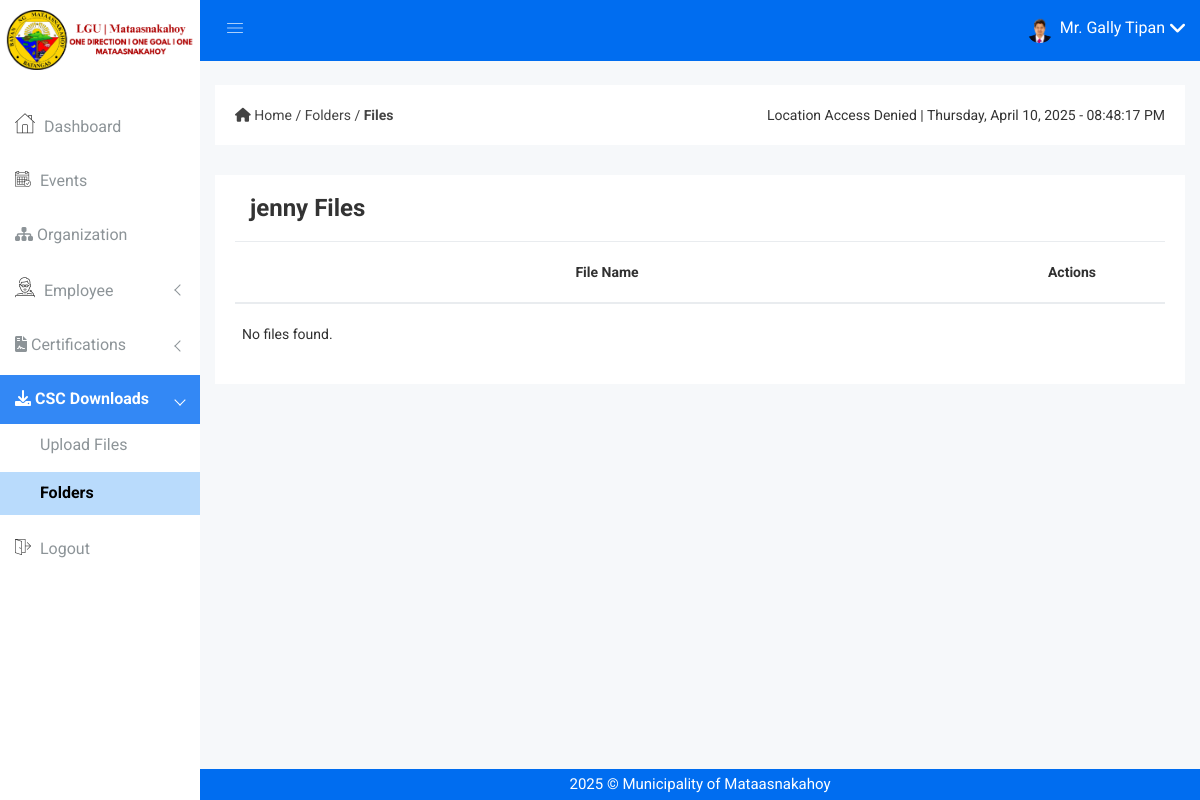
Before: /files.php?folder_id=3 (signed in) with the older database file.
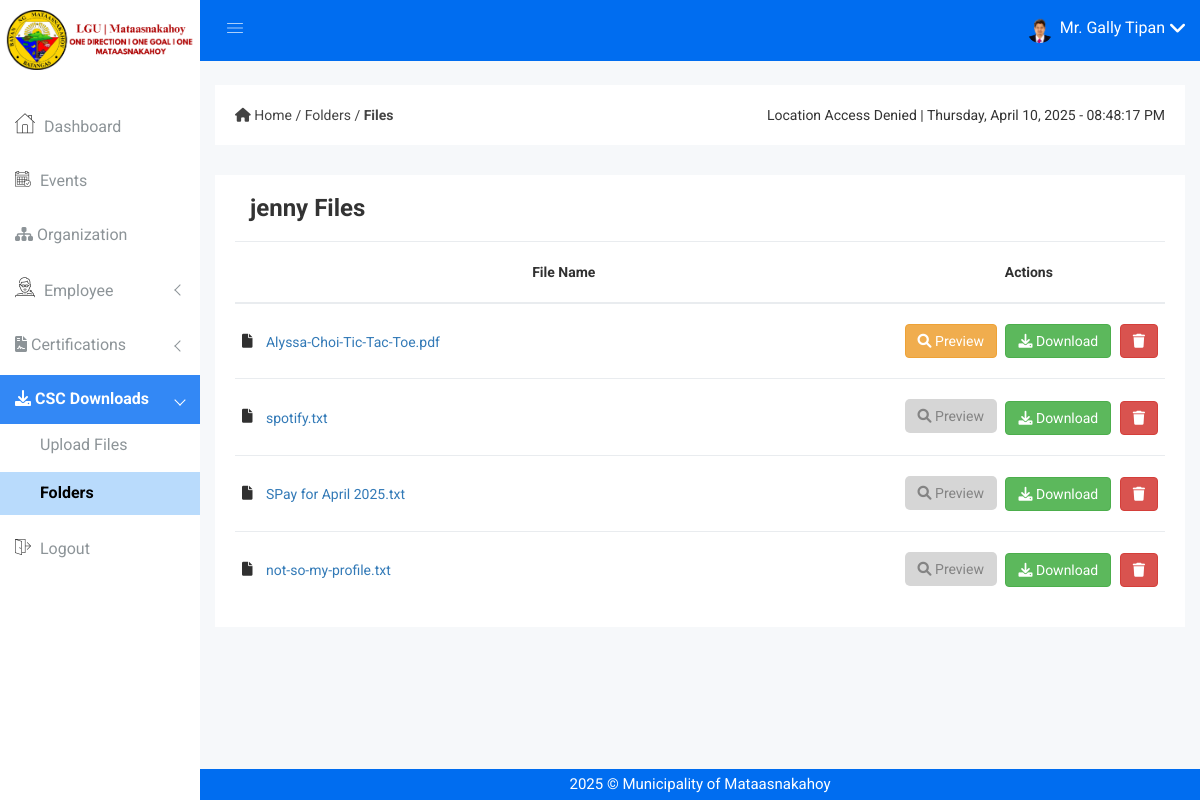
After: the same page with the newer database file.
### tables this page shows
CREATE TABLE IF NOT EXISTS `employee` (
  `employee_no` varchar(100) NOT NULL,
  `firstname` varchar(50) NOT NULL,
  `middlename` varchar(50) DEFAULT NULL,
  `lastname` varchar(50) NOT NULL,
  `name_extension` varchar(10) DEFAULT NULL,
  `dob` date NOT NULL,
  `pob` varchar(255) NOT NULL,
  `sex` enum('Male','Female') NOT NULL,
  `civil_status` varchar(255) DEFAULT NULL,
  `address` text NOT NULL,
  `blood_type` enum('A+','A-','B+','B-','AB+','AB-','O+','O-','Unknown') DEFAULT 'Unknown',
  `mobile_no` bigint DEFAULT NULL,
  `email_address` varchar(100) NOT NULL,
  `image` varchar(255) DEFAULT NULL,
  `created_at` timestamp NOT NULL DEFAULT CURRENT_TIMESTAMP,
  `updated_at` timestamp NOT NULL DEFAULT CURRENT_TIMESTAMP ON UPDATE CURRENT_TIMESTAMP,
  PRIMARY KEY (`employee_no`),
  UNIQUE KEY `email_address` (`email_address`)
);

CREATE TABLE IF NOT EXISTS `folders` (
  `id` int NOT NULL AUTO_INCREMENT,
  `name` varchar(255) NOT NULL,
  PRIMARY KEY (`id`)
);

CREATE TABLE IF NOT EXISTS `files` (
  `id` int NOT NULL AUTO_INCREMENT,
  `folder_id` int NOT NULL,
  `filename` varchar(255) NOT NULL,
  `uploaded_at` datetime NOT NULL DEFAULT CURRENT_TIMESTAMP,
  PRIMARY KEY (`id`),
  KEY `folder_id` (`folder_id`)
);

### files.php (the view, shortened to what the rows shown need)
<?php
include 'emailnotif.php';
$folder_id = intval($_GET['folder_id']);
$folder_query = "SELECT name FROM folders WHERE id = $folder_id";
$folder_result = mysqli_query($con, $folder_query);
$folder = mysqli_fetch_assoc($folder_result);
$file_query = "SELECT * FROM files WHERE folder_id = $folder_id";
$file_result = mysqli_query($con, $file_query);
?>
<!DOCTYPE html>
<head>
    <link rel="stylesheet" href="css/bootstrap.min.css" />
    <link rel="stylesheet" href="css/font-awesome.min.css" />
    <link rel="stylesheet" href="css/owl.carousel.css" />
    <link rel="stylesheet" href="css/owl.theme.css" />
    <link rel="stylesheet" href="css/owl.transitions.css" />
    <link rel="stylesheet" href="css/animate.css" />
    <link rel="stylesheet" href="css/normalize.css" />
    <link rel="stylesheet" href="css/meanmenu.min.css" />
    <link rel="stylesheet" href="css/main.css" />
    <link rel="stylesheet" href="css/educate-custon-icon.css" />
    <link rel="stylesheet" href="css/morrisjs/morris.css" />
    <link rel="stylesheet" href="css/scrollbar/jquery.mCustomScrollbar.min.css" />
    <link rel="stylesheet" href="css/metisMenu/metisMenu.min.css" />
    <link rel="stylesheet" href="css/metisMenu/metisMenu-vertical.css" />
    <link rel="stylesheet" href="style.css" />
    <link rel="stylesheet" href="css/responsive.css" />
    <link href="https://cdn.jsdelivr.net/npm/sweetalert2@11.12.3/dist/sweetalert2.min.css" rel="stylesheet">
</head>
<body>
    <?php include 'includes/header.php'; ?>
                                                    <link rel="stylesheet"
                                                        href="https://cdnjs.cloudflare.com/ajax/libs/font-awesome/6.0.0-beta3/css/all.min.css">
    <div class="product-status mg-b-15">
        <div class="container-fluid">
            <div class="row">
                <div class="col-lg-12 col-md-12 col-sm-12 col-xs-12">
                    <div class="product-status-wrap drp-lst">
                        <div class="col-lg-6 col-md-6 col-sm-6 col-xs-12">
                            <h3 style="margin-bottom: 20px;"><?php echo htmlspecialchars($folder['name']); ?> Files</h3>
                        </div>
                        <div class="widget-box">
                            <table class="file-table">
                                <thead>
                                    <tr>
                                        <th style="width: 80%; text-align: center;">File Name</th>
                                        <th style="width: 20%; text-align: center;">Actions</th>
                                    </tr>
                                </thead>
                                <tbody>
                                    <?php
                                    if (mysqli_num_rows($file_result) > 0) {
                                        while ($file = mysqli_fetch_assoc($file_result)) {
                                            $filePath = "img/uploads/" . htmlspecialchars($file['filename']);
                                            $fileName = htmlspecialchars($file['filename']);
                                            $fileId = $file['id'];
                                            $displayName = strlen($fileName) > 50 ? substr($fileName, 0, 47) . '...' : $fileName;
                                            $fileExtension = strtolower(pathinfo($file['filename'], PATHINFO_EXTENSION));
                                            $isPdf = ($fileExtension === 'pdf');
                                            echo '<tr>
                                                    <td class="filename-cell">
                                                        <i class="fa fa-file-o" style="margin-right: 10px;"></i>
                                                        <a href="' . $filePath . '" target="_blank" class="file-link" title="' . $fileName . '">' . $displayName . '</a>
                                                    </td>
                                                    <td class="file-actions text-right">';
                                            if ($isPdf) {
                                                echo '<a href="view-files.php?id=' . $fileId . '" target="_blank" title="Preview">
                                                            <button class="btn btn-warning"><i class="fa fa-search"></i> Preview</button>
                                                        </a>';
                                            } else {
                                                echo '<button class="preview-btn" disabled title="Preview only available for PDFs">
                                                <i class="fa fa-search"></i> Preview
                                            </button>';
                                            }
                                            echo '<a href="actions/download.php?file=' . urlencode($file['filename']) . '" title="Download">
                                                        <button class="btn btn-success"><i class="fa fa-download"></i> Download</button>
                                                    </a>
                                                    <a href="#" class="delete-btn-swal" data-id="' . $fileId . '" title="Delete">
                                                        <button class="btn btn-danger"><i class="fa fa-trash"></i></button>
                                                    </a>
                                                    </td>
                                                </tr>';
                                        }
                                    } else {
                                        echo '<tr><td colspan="2" class="no-files">No files found.</td></tr>';
                                    }
                                    ?>
                                </tbody>
                            </table>
                        </div>
                    </div>
                </div>
            </div>
        </div>
    </div>
    <?php include 'includes/footer.php'; ?>

### includes/header.php (shortened to what the rows shown need)
<div class="all-content-wrapper">
    <div class="header-advance-area">
        <div class="header-top-area">
            <div class="container-fluid">
                <div class="row">
                    <div class="col-lg-12 col-md-12 col-sm-12 col-xs-12">
                        <div class="header-top-wraper">
                            <div class="row">
                                <div class="col-lg-5 col-md-5 col-sm-12 col-xs-12">
                                    <div class="header-right-info">
                                        <ul class="nav navbar-nav mai-top-nav header-right-menu">
                                            <li class="nav-item">
                                                <?php
                                                include "dbcon.php";
                                                $user_id = $_SESSION['user_id'];
                                                if (!empty($user_id)) {
                                                    $query = "
                                                        SELECT e.image, e.firstname, e.lastname, e.sex
                                                        FROM employee e
                                                        INNER JOIN admin a ON e.employee_no = a.employee_no
                                                        WHERE a.employee_no = ?
                                                    ";
                                                    $stmt = $con->prepare($query);
                                                    $stmt->bind_param("s", $user_id);
                                                    $stmt->execute();
                                                    $result = $stmt->get_result();
                                                    if ($row = $result->fetch_assoc()) {
                                                        $imagePath = $row['image'];
                                                        $sex = strtolower($row['sex']);
                                                        if ($sex === 'male') {
                                                            $salutation = "Mr.";
                                                        } elseif ($sex === 'female') {
                                                            $salutation = "Ms.";
                                                        } else {
                                                            $salutation = "";
                                                        }
                                                        $user_image = !empty($imagePath) ? 'img/profile/' . $imagePath : 'img/mk-logo.png';
                                                        $user_name = trim("$salutation {$row['firstname']} {$row['lastname']}");
                                                    } else {
                                                        $user_image = 'img/mk-logo.png';
                                                        $user_name = 'Admin';
                                                    }
                                                } else {
                                                    $user_image = 'img/mk-logo.png';
                                                    $user_name = 'Admin';
                                                }
                                                ?>
                                                <a href="#" data-toggle="dropdown" role="button" aria-expanded="false" class="nav-link dropdown-toggle">
                                                    <img src="<?php echo htmlspecialchars($user_image); ?>" alt="User Image" />
                                                    <span class="admin-name"><?php echo htmlspecialchars($user_name); ?></span>
                                                    <i class="fa fa-angle-down edu-icon edu-down-arrow"></i>
                                                </a>
                                            </li>
                                        </ul>
                                    </div>
                                </div>
                            </div>
                        </div>
                    </div>
                </div>
            </div>
        </div>

Changed rows visible on the page:
added files: filename "Alyssa-Choi-Tic-Tac-Toe.pdf"
added files: filename "spotify.txt", shows "Preview"
added files: filename "SPay for April 2025.txt", shows "Preview"
added files: filename "not-so-my-profile.txt", shows "Preview"
Other visible differences:
text no longer shown: "No files found."
